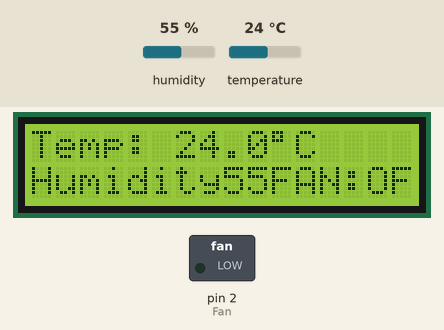
Simulated run of this sketch. Board: Arduino Uno, built with avr-gcc and run on an emulated ATmega328P. Parts: 16×2 character LCD, switched loads named in the sketch (green lamp = pin HIGH). The inputs (shaded band) are chosen by the test bench; at power-on: temperature 24 °C, humidity 55 %.

Above: at 2.7 s.
2.8 s: temperature set to 39 °C
At 4.8 s:
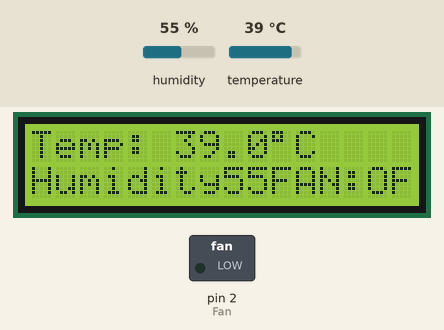
5.6 s: temperature set to 42 °C
At 6.3 s:
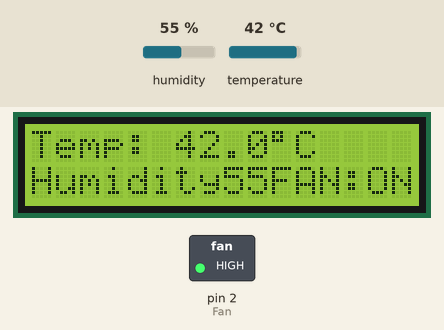
8.4 s: humidity set to 22 %
At 10.7 s:
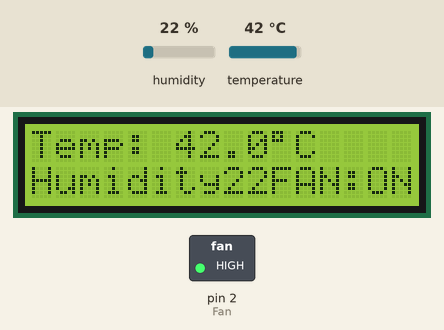
11.5 s: humidity set to 40 %
At 13.4 s:
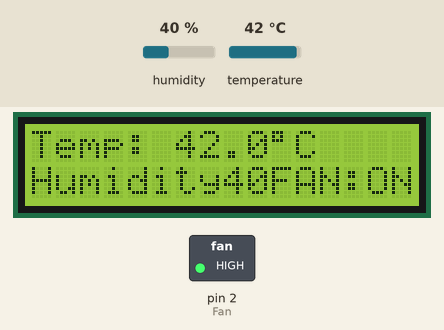
Timing chart, 0 to 14.9 s (numbered marks = the images above; inputs shaded):
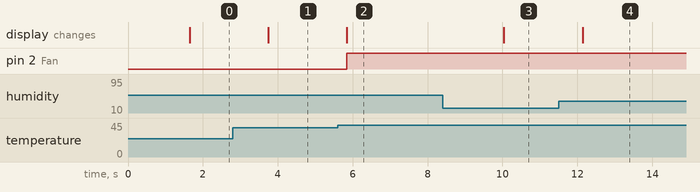

The sketch:

Temperture_controlled_fan.ino
```cpp
#include <Wire.h>
#include <LiquidCrystal_I2C.h>
#include "DHT.h"

// Hardware Pins
#define DHTPIN 1
#define DHTTYPE DHT11
#define Fan 2


// Initialize LCD and Sensor
// If 0x27 doesn't work, try 0x3F
LiquidCrystal_I2C lcd(0x27, 16, 2);
DHT dht(DHTPIN, DHTTYPE);

void setup() {
  dht.begin();
  lcd.init();
  lcd.backlight();

  lcd.setCursor(0, 0);
  lcd.print("System Starting");
  delay(1500);
  lcd.clear();
  pinMode(Fan,OUTPUT);
}

void loop() {
  // 1. Read the actual temperature
  float Temp = dht.readTemperature();
  float Hum = dht.readHumidity();


  // Check if sensor is working
  if (isnan(Temp)) {
    lcd.setCursor(0, 0);
    lcd.print("Sensor Error!   ");
    return;
  }

  // Row 1: Actual Temp
  lcd.setCursor(0, 0);
  lcd.print("Temp: ");
  lcd.print(Temp, 1);
  lcd.print((char)223); // Degree symbol
  lcd.print("C   ");

  lcd.setCursor(0, 1);
  lcd.print("Humidity");
  lcd.print(Hum);
  lcd.print(" % ");


  lcd.setCursor(10, 1);
  if (Temp > 40 ) {
    lcd.print("FAN:ON ");
    digitalWrite(Fan,HIGH);
  } else {
    lcd.print("FAN:OFF");
     digitalWrite(Fan,LOW);
  }

  delay(1000); // Update every second
}
```

Measured:
- the behaviour switches between 40 and 41 °C on temperature (found by bisection; images 1 and 2)
- after the input at 2.8 s, the display: changes after 0.94 s (image 1)
- after the input at 5.6 s, pin 2 (Fan): LOW → HIGH after 0.24 s; the display: changes after 0.24 s (image 2)
- after the input at 8.4 s, the display: changes after 1.6 s (image 3)
- after the input at 11.5 s, the display: changes after 0.64 s (image 4)
